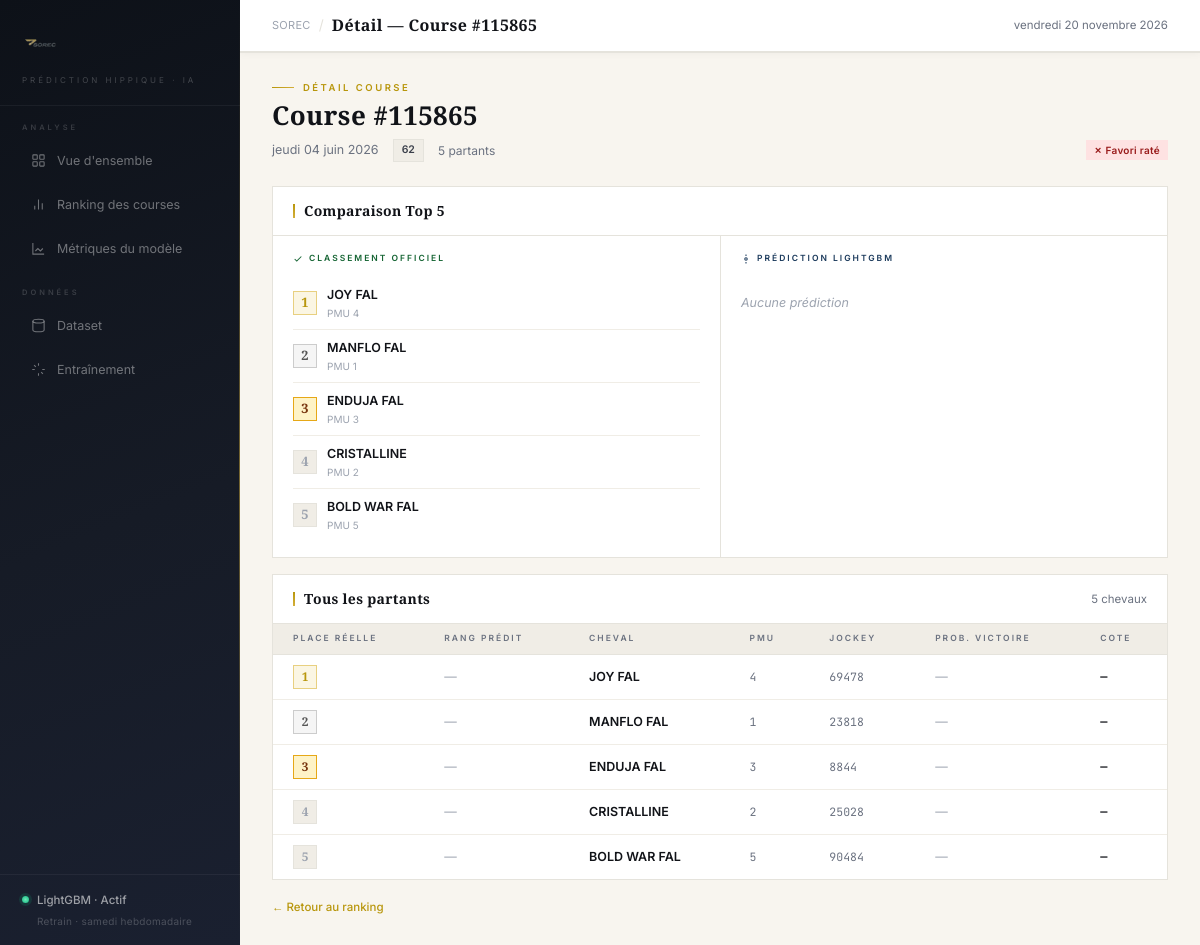
The app's page /course/115865/ with its own data.
### dashboard/models.py (models this page shows, shortened)
class Course(models.Model):
    id_course = models.BigIntegerField(unique=True)
    date_course = models.DateField()
    code_hippodrome = models.CharField(max_length=50, blank=True)
    code_discipline = models.CharField(max_length=50, blank=True)
    code_categorie = models.CharField(max_length=50, blank=True)
    distance = models.IntegerField(null=True, blank=True)
    nb_partants = models.IntegerField(default=0)
    created_at = models.DateTimeField(auto_now_add=True)
    class Meta:
        ordering = ['-date_course']

class Participation(models.Model):
    course = models.ForeignKey(Course, on_delete=models.CASCADE, related_name='participations')
    cheval = models.ForeignKey(Cheval, on_delete=models.CASCADE, related_name='participations')
    numero_pmu = models.IntegerField(null=True, blank=True)
    id_jockey = models.BigIntegerField(null=True, blank=True)
    id_entraineur = models.BigIntegerField(null=True, blank=True)
    poids = models.FloatField(null=True, blank=True)
    place_reel = models.IntegerField(null=True, blank=True)
    place_predit = models.IntegerField(null=True, blank=True)
    proba_victoire = models.FloatField(null=True, blank=True)
    cote = models.FloatField(null=True, blank=True)
    predicted_value = models.FloatField(null=True, blank=True)
    class Meta:
        unique_together = [('course', 'cheval')]
        ordering = ['place_reel']

class Cheval(models.Model):
    id_cheval = models.BigIntegerField(unique=True)
    nom = models.CharField(max_length=100, blank=True)
    sexe = models.CharField(max_length=10, blank=True)
    date_naissance = models.DateField(null=True, blank=True)

### dashboard/views.py (the view, shortened to what this page needs)
# urls.py: path('course/<int:course_id>/', views.course_detail, name='course_detail'),
def course_detail(request, course_id):
    course = get_object_or_404(Course, id_course=course_id)
    participations = Participation.objects.filter(
        course=course
    ).select_related('cheval').order_by('place_reel')
    top5_reel = participations.filter(place_reel__lte=5).order_by('place_reel')
    top5_predit = participations.filter(
        proba_victoire__isnull=False
    ).order_by('-proba_victoire')[:5]
    correct_top1 = False
    correct_top3 = 0
    context = {
        'course': course,
        'participations': participations,
        'top5_reel': top5_reel,
        'top5_predit': top5_predit,
        'correct_top1': correct_top1,
        'correct_top3': correct_top3,
        'page': 'courses',
    }
    return render(request, 'dashboard/course_detail.html', context)

### sorec_dashboard/templates/dashboard/course_detail.html (shortened to what this page needs)
{% extends "dashboard/base.html" %}
{% block topbar_title %}Détail — Course #{{ course.id_course }}{% endblock %}
{% block content %}
<div class="ph">
  <div class="ph-e"><div class="ph-l"></div><span class="ph-t">Détail course</span></div>
  <div class="ph-h">Course #{{ course.id_course }}</div>
  <div style="display:flex;align-items:center;gap:14px;margin-top:8px;flex-wrap:wrap;">
    {% if course.date_course %}
    <span style="font-size:12.5px;color:var(--st);">{{ course.date_course|date:"l d F Y" }}</span>
    {% endif %}
    {% if course.code_hippodrome %}
    <span style="padding:2px 8px;background:var(--fg);border:1px solid var(--sm);font-size:10.5px;font-weight:600;color:var(--ink3);">{{ course.code_hippodrome }}</span>
    {% endif %}
    <span style="font-size:12px;color:var(--st);">{{ course.nb_partants }} partants</span>
    {% if correct_top1 %}
    <span class="bge bok" style="margin-left:auto;">✓ Top-1 correct</span>
    {% elif correct_top3 %}
    <span class="bge bwa" style="margin-left:auto;">≈ Top-3</span>
    {% else %}
    <span class="bge ber" style="margin-left:auto;">✗ Favori raté</span>
    {% endif %}
  </div>
</div>
<div class="pl" style="margin-bottom:16px;">
  <div class="ph2">
    <div class="pt"><div class="ptb"></div><span class="ptt">Comparaison Top 5</span></div>
  </div>
  <div class="race">
    <div class="rc">
      <div class="rch" style="color:var(--okm);">
        <svg width="10" height="10" fill="none" stroke="currentColor" stroke-width="2.5" viewBox="0 0 24 24"><polyline points="20 6 9 17 4 12"/></svg>
        Classement officiel
      </div>
      {% if top5_reel %}
        {% for p in top5_reel %}
        <div class="hr">
          <span class="rk {% if p.place_reel == 1 %}r1{% elif p.place_reel == 2 %}r2{% elif p.place_reel == 3 %}r3{% else %}rn{% endif %}">
            {{ p.place_reel }}
          </span>
          <div style="flex:1;min-width:0;">
            <div class="hn">{{ p.cheval.nom|default:"—" }}</div>
            {% if p.numero_pmu %}<div class="hpmu">PMU {{ p.numero_pmu }}</div>{% endif %}
          </div>
        </div>
        {% endfor %}
      {% else %}
        <div style="padding:16px 0;color:var(--ms);font-size:12.5px;font-style:italic;">Résultats non disponibles</div>
      {% endif %}
    </div>
    <div class="rc">
      <div class="rch" style="color:var(--navy);">
        <svg width="10" height="10" fill="none" stroke="currentColor" stroke-width="2.5" viewBox="0 0 24 24"><circle cx="12" cy="12" r="3"/><path d="M12 1v4M12 19v4"/></svg>
        Prédiction LightGBM
      </div>
      {% if top5_predit %}
        {% for p in top5_predit %}
        {% with forloop.counter as rg %}
        <div class="hr">
          <span class="rk {% if rg == 1 %}r1{% elif rg == 2 %}r2{% elif rg == 3 %}r3{% else %}rn{% endif %}">{{ rg }}</span>
          <div style="flex:1;min-width:0;">
            <div style="display:flex;align-items:center;gap:5px;flex-wrap:wrap;">
              <span class="hn">{{ p.cheval.nom|default:"—" }}</span>
              {% if p.place_reel == 1 %}
                <span class="bge bok" style="font-size:9px;padding:1px 5px;">✓ Gagnant</span>
              {% elif p.place_reel %}
                <span class="bge bnu" style="font-size:9px;padding:1px 5px;">P{{ p.place_reel }}</span>
              {% endif %}
            </div>
            {% if p.numero_pmu %}<div class="hpmu">PMU {{ p.numero_pmu }}</div>{% endif %}
          </div>
          <div class="pbar">
            <div class="pt2">
              <div class="pf" style="width:{{ p.proba_victoire|floatformat:0 }}%;{% if rg == 1 %}background:var(--navy);{% elif rg == 2 %}background:var(--g);{% else %}background:var(--ms);{% endif %}"></div>
            </div>
            <span class="pv">{{ p.proba_victoire|floatformat:1 }}%</span>
          </div>
          {% if p.cote %}<span style="font-family:var(--fm);font-size:11px;color:var(--st);margin-left:8px;">{{ p.cote|floatformat:2 }}</span>{% endif %}
        </div>
        {% endwith %}
        {% endfor %}
      {% else %}
        <div style="padding:16px 0;color:var(--ms);font-size:12.5px;font-style:italic;">Aucune prédiction</div>
      {% endif %}
    </div>
  </div>
</div>
<div class="pl">
  <div class="ph2">
    <div class="pt"><div class="ptb"></div><span class="ptt">Tous les partants</span></div>
    <span style="font-size:11.5px;color:var(--st);">{{ participations|length }} chevaux</span>
  </div>
  {% if participations %}
  <div class="pb0">
    <table class="dt">
      <thead>
        <tr>
          <th>Place réelle</th>
          <th>Rang prédit</th>
          <th>Cheval</th>
          <th>PMU</th>
          <th>Jockey</th>
          <th>Prob. victoire</th>
          <th>Cote</th>
        </tr>
      </thead>
      <tbody>
        {% for p in participations %}
        <tr>
          <td>
            {% if p.place_reel %}
            <span class="rk {% if p.place_reel == 1 %}r1{% elif p.place_reel == 2 %}r2{% elif p.place_reel == 3 %}r3{% else %}rn{% endif %}" style="font-size:12px;">
              {{ p.place_reel }}
            </span>
            {% else %}
            <span style="color:var(--ms);">—</span>
            {% endif %}
          </td>
          <td>
            {% if p.place_predit %}
            <span class="rk {% if p.place_predit == 1 %}r1{% elif p.place_predit == 2 %}r2{% elif p.place_predit == 3 %}r3{% else %}rn{% endif %}" style="font-size:12px;border-style:dashed;">
              {{ p.place_predit }}
            </span>
            {% else %}
            <span style="color:var(--ms);">—</span>
            {% endif %}
          </td>
          <td>
            <div style="font-weight:600;color:var(--ink);">{{ p.cheval.nom|default:"—" }}</div>
          </td>
          <td>
            <span style="font-family:var(--fm);font-size:11.5px;color:var(--st);">{{ p.numero_pmu|default:"—" }}</span>
          </td>
          <td>
            <span style="font-family:var(--fm);font-size:11.5px;color:var(--st);">{{ p.id_jockey|default:"—" }}</span>
          </td>
          <td>
            {% if p.proba_victoire %}
            <div class="pbar" style="width:120px;">
              <div class="pt2"><div class="pf" style="width:{{ p.proba_victoire|floatformat:0 }}%;background:var(--navy);"></div></div>
              <span class="pv">{{ p.proba_victoire|floatformat:1 }}%</span>
            </div>
            {% else %}
            <span style="color:var(--ms);">—</span>
            {% endif %}
          </td>
          <td>
            <span style="font-family:var(--fm);font-size:12px;font-weight:600;color:var(--ink);">{{ p.cote|floatformat:2|default:"—" }}</span>
          </td>
        </tr>
        {% endfor %}
      </tbody>
    </table>
  </div>
  {% else %}
  <div class="pb"><div class="empty"><p>Aucun partant enregistré.</p></div></div>
  {% endif %}
</div>
<div style="margin-top:8px;">
  <a href="{% url 'dashboard:ranking' %}" class="gl">← Retour au ranking</a>
</div>
{% endblock %}

### sorec_dashboard/templates/dashboard/base.html (style rules this page uses)
:root { --g:#B8960C; --gl:#D4AF3A; --gp:#FBF6E3; --gb:#E8D080; --navy:#1B3A5C; --navy2:#2A5080; --navy3:#3A6B9A; --ink:#111318; --ink2:#22262F; --ink3:#3A3F4A; --st:#6B7280; --ms:#9CA3AF; --sm:#E5E3DC; --fg:#F0EDE6; --pp:#F8F5EF; --wh:#FFFFFF; --okm:#166534; --okb:#DCFCE7; --erm:#991B1B; --erb:#FEE2E2; --wa:#78350F; --wab:#FEF3C7; --fd:'Cormorant Garamond',Georgia,serif; --fb:'Inter',system-ui,sans-serif; --fm:'JetBrains Mono',monospace; }
*, *::before, *::after { box-sizing:border-box; margin:0; padding:0; }
body { font-family:var(--fb); background:var(--pp); color:var(--ink); min-height:100vh; display:flex; font-size:13px; line-height:1.6; }
.ph { margin-bottom:24px; }
.ph-e { display:flex; align-items:center; gap:9px; margin-bottom:6px; }
.ph-l { width:22px; height:1px; background:linear-gradient(90deg,var(--g),var(--gl)); }
.ph-t { font-size:9.5px; font-weight:600; letter-spacing:2.5px; text-transform:uppercase; color:var(--g); }
.ph-h { font-family:var(--fd); font-size:26px; font-weight:600; color:var(--ink); line-height:1.15; letter-spacing:.4px; }
.pl { background:var(--wh); border:1px solid var(--sm); margin-bottom:16px; }
.ph2 { display:flex; align-items:center; justify-content:space-between; padding:13px 20px; border-bottom:1px solid var(--sm); }
.pt { display:flex; align-items:center; gap:9px; }
.ptb { width:2px; height:14px; background:linear-gradient(180deg,var(--g),var(--gl)); flex-shrink:0; }
.ptt { font-family:var(--fd); font-size:14px; font-weight:600; color:var(--ink); letter-spacing:.3px; }
.pb0 { padding:0; }
.race { display:grid; grid-template-columns:1fr 1fr; }
.rc { padding:16px 20px; }
.rc+.rc { border-left:1px solid var(--sm); }
.rch { font-size:8.5px; font-weight:600; letter-spacing:2px; text-transform:uppercase; margin-bottom:11px; display:flex; align-items:center; gap:6px; }
.hr { display:flex; align-items:center; gap:10px; padding:8px 0; border-bottom:1px solid var(--fg); }
.hr:last-child { border:none; }
.rk { display:inline-flex; align-items:center; justify-content:center; width:24px; height:24px; font-family:var(--fd); font-size:13px; font-weight:700; flex-shrink:0; }
.r1 { color:var(--g); border:1.5px solid var(--gb); background:var(--gp); }
.r2 { color:#555; border:1.5px solid #ccc; background:#f5f5f5; }
.r3 { color:#78350F; border:1.5px solid #E6A817; background:var(--wab); }
.rn { color:var(--ms); border:1.5px solid var(--sm); background:var(--fg); }
.hn { font-size:12.5px; font-weight:600; color:var(--ink); flex:1; white-space:nowrap; overflow:hidden; text-overflow:ellipsis; }
.hpmu { font-size:10px; color:var(--ms); }
.bge { display:inline-flex; align-items:center; gap:3px; padding:2px 8px; font-size:10px; font-weight:600; letter-spacing:.3px; }
.ber { background:var(--erb); color:var(--erm); }
.dt { width:100%; border-collapse:collapse; font-size:12.5px; }
.dt th { font-size:8.5px; font-weight:600; letter-spacing:2px; text-transform:uppercase; color:var(--st); padding:8px 20px; border-bottom:1px solid var(--sm); background:var(--fg); text-align:left; }
.dt td { padding:10px 20px; border-bottom:1px solid var(--fg); color:var(--ink); vertical-align:middle; }
.dt tr:last-child td { border-bottom:none; }
a.gl { font-size:11.5px; color:var(--g); text-decoration:none; font-weight:500; }

### records on screen
Course: id_course "115865", date_course "jeudi 04 juin 2026", code_hippodrome "62", nb_partants "5"
Participation: place_reel "1", cheval.nom "JOY FAL", numero_pmu "4", id_jockey "69478", cote "—"
Participation: place_reel "2", cheval.nom "MANFLO FAL", numero_pmu "1", id_jockey "23818", cote "—"
Participation: place_reel "3", cheval.nom "ENDUJA FAL", numero_pmu "3", id_jockey "8844", cote "—"
Participation: place_reel "4", cheval.nom "CRISTALLINE", numero_pmu "2", id_jockey "25028", cote "—"
Participation: place_reel "5", cheval.nom "BOLD WAR FAL", numero_pmu "5", id_jockey "90484", cote "—"

### other values on screen
{{ participations|length }} "5"
